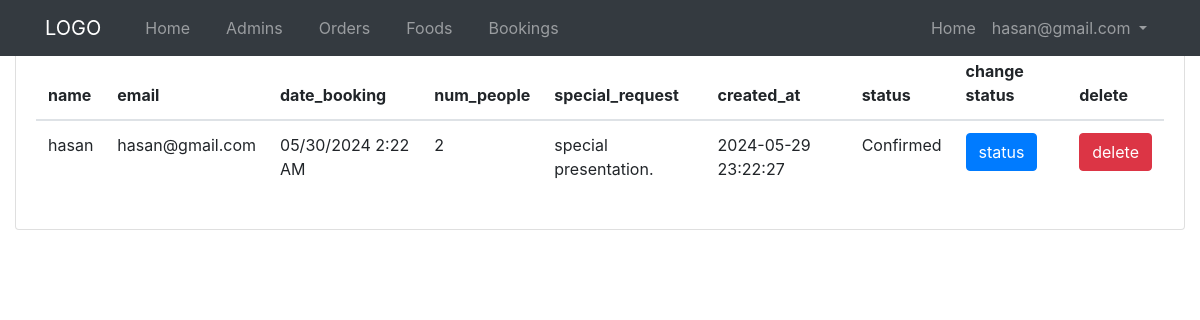
Screenshot of /admin-panel/bookings-admins/show-bookings.php (signed in) with the database file from the repository.
### tables this page shows
CREATE TABLE `bookings` (
  `id` int(10) NOT NULL,
  `name` varchar(200) NOT NULL,
  `email` varchar(200) NOT NULL,
  `date_booking` varchar(200) NOT NULL,
  `num_people` int(10) NOT NULL,
  `special_request` text NOT NULL,
  `status` varchar(200) NOT NULL,
  `user_id` int(10) NOT NULL,
  `created_at` timestamp NOT NULL DEFAULT current_timestamp()
);

### libs/App.php (called while the page is built, shortened)
<?php
    class App {
        public $host = HOST;
        public $dbname = DBNAME;
        public $user = USER;
        public $pass = PASS;
        public $link;
        public function connect() {
            $this->link = new PDO("mysql:host=".$this->host.";dbname=".$this->dbname."", $this->user, $this->pass);
        }
        public function selectAll($query) {
            $rows = $this->link->query($query);
            $rows->execute();
            $allRows = $rows->fetchAll(PDO::FETCH_OBJ);
            if($allRows > 0) {
                return $allRows;
            } else {
                echo "";
                return false;
            }
        }
    }

### admin-panel/bookings-admins/show-bookings.php (the view, shortened to what this page needs)
<?php require "../../libs/App.php"; ?>
<?php require "../layouts/header.php"; ?>
<?php
    $query = "SELECT * FROM bookings";
    $app = new App;
    $app->validateSessionAdminInside();
    $bookings = $app->selectAll($query);
?>
      <div class="row">
        <div class="col">
          <div class="card">
            <div class="card-body">
              <h5 class="card-title mb-4 d-inline">Bookings</h5>
              <table class="table">
                <thead>
                  <tr>
                    <th scope="col">name</th>
                    <th scope="col">email</th>
                    <th scope="col">date_booking</th>
                    <th scope="col">num_people</th>
                    <th scope="col">special_request</th>
                    <th scope="col">created_at</th>
                    <th scope="col">status</th>
                    <th scope="col">change status</th>
                    <th scope="col">delete</th>
                  </tr>
                </thead>
                <tbody>
                  <?php foreach($bookings as $booking) : ?>
                    <tr>
                      <td><?php echo $booking->name; ?></td>
                      <td><?php echo $booking->email; ?></td>
                      <td><?php echo $booking->date_booking; ?></td>
                      <td><?php echo $booking->num_people; ?></td>
                      <td>
                      <?php echo $booking->special_request; ?>
                      </td>
                      <td><?php echo $booking->created_at; ?></td>
                      <td><?php echo $booking->status; ?></td>
                      <td><a href="status.php?id=<?php echo $booking->id; ?>" class="btn btn-primary  text-center ">status</a></td>
                      <td><a href="delete-bookings.php?id=<?php echo $booking->id; ?>" class="btn btn-danger  text-center ">delete</a></td>
                    </tr>
                  <?php endforeach; ?>
                </tbody>
              </table>
            </div>
          </div>
        </div>
      </div>
<?php require "../layouts/footer.php"; ?>

### rows the page displays
bookings: name "hasan", email "hasan@gmail.com", date_booking "05/30/2024 2:22 AM", num_people "2", special_request "special presentation.", created_at "2024-05-29 23:22:27", status "Confirmed"

### other values shown
$_SESSION['email'] "hasan@gmail.com"
